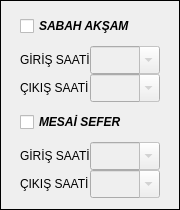
             <widget class="QFrame" name="frame_mesai1">
              <property name="sizePolicy">
               <sizepolicy hsizetype="Fixed" vsizetype="Fixed">
                <horstretch>0</horstretch>
                <verstretch>0</verstretch>
               </sizepolicy>
              </property>
              <property name="minimumSize">
               <size>
                <width>180</width>
                <height>90</height>
               </size>
              </property>
              <property name="maximumSize">
               <size>
                <width>160</width>
                <height>16777215</height>
               </size>
              </property>
              <property name="frameShape">
               <enum>QFrame::Shape::Box</enum>
              </property>
              <property name="frameShadow">
               <enum>QFrame::Shadow::Plain</enum>
              </property>
              <layout class="QGridLayout" name="gridLayout_7">
               <item row="0" column="0">
                <widget class="QCheckBox" name="chk_mesai1">
                 <property name="minimumSize">
                  <size>
                   <width>130</width>
                   <height>28</height>
                  </size>
                 </property>
                 <property name="maximumSize">
                  <size>
                   <width>130</width>
                   <height>28</height>
                  </size>
                 </property>
                 <property name="font">
                  <font>
                   <family>MS Sans Serif</family>
                   <pointsize>9</pointsize>
                   <italic>true</italic>
                   <bold>true</bold>
                  </font>
                 </property>
                 
                 <property name="text">
                  <string>SABAH AKŞAM</string>
                 </property>
                </widget>
               </item>
               <item row="1" column="0">
                <layout class="QGridLayout" name="gridLayout_5">
                 <property name="spacing">
                  <number>0</number>
                 </property>
                 <item row="0" column="0">
                  <widget class="QLabel" name="lbl_giris4">
                   <property name="sizePolicy">
                    <sizepolicy hsizetype="Fixed" vsizetype="Fixed">
                     <horstretch>0</horstretch>
                     <verstretch>0</verstretch>
                    </sizepolicy>
                   </property>
                   <property name="minimumSize">
                    <size>
                     <width>70</width>
                     <height>28</height>
                    </size>
                   </property>
                   <property name="maximumSize">
                    <size>
                     <width>70</width>
                     <height>28</height>
                    </size>
                   </property>
                   <property name="text">
                    <string>GİRİŞ SAATİ</string>
                   </property>
                  </widget>
                 </item>
                 <item row="0" column="1">
                  <widget class="QComboBox" name="cmb_mesai1_g">
                   <property name="enabled">
                    <bool>false</bool>
                   </property>
                   <property name="sizePolicy">
                    <sizepolicy hsizetype="Fixed" vsizetype="Fixed">
                     <horstretch>0</horstretch>
                     <verstretch>0</verstretch>
                    </sizepolicy>
                   </property>
                   <property name="minimumSize">
                    <size>
                     <width>70</width>
                     <height>28</height>
                    </size>
                   </property>
                   <property name="maximumSize">
                    <size>
                     <width>70</width>
                     <height>28</height>
                    </size>
                   </property>
                   <property name="font">
                    <font>
                     <stylestrategy>PreferDefault</stylestrategy>
                    </font>
                   </property>
                   <property name="focusPolicy">
                    <enum>Qt::FocusPolicy::WheelFocus</enum>
                   </property>
                   <property name="contextMenuPolicy">
                    <enum>Qt::ContextMenuPolicy::DefaultContextMenu</enum>
                   </property>
                   <property name="acceptDrops">
                    <bool>false</bool>
                   </property>
                   <property name="toolTipDuration">
                    <number>-1</number>
                   </property>
                   
                   <property name="editable">
                    <bool>true</bool>
                   </property>
                   <property name="labelDrawingMode">
                    <enum>QComboBox::LabelDrawingMode::UseStyle</enum>
                   </property>
                   <item>
                    <property name="text">
                     <string/>
                    </property>
                   </item>
                   <item>
                    <property name="text">
                     <string>08:00</string>
                    </property>
                   </item>
                   <item>
                    <property name="text">
                     <string>16:00</string>
                    </property>
                   </item>
                   <item>
                    <property name="text">
                     <string>00:00</string>
                    </property>
                   </item>
                  </widget>
                 </item>
                 <item row="1" column="0">
                  <widget class="QLabel" name="lbl_cikis4">
                   <property name="sizePolicy">
                    <sizepolicy hsizetype="Fixed" vsizetype="Fixed">
                     <horstretch>0</horstretch>
                     <verstretch>0</verstretch>
                    </sizepolicy>
                   </property>
                   <property name="minimumSize">
                    <size>
                     <width>70</width>
                     <height>28</height>
                    </size>
                   </property>
                   <property name="maximumSize">
                    <size>
                     <width>70</width>
                     <height>28</height>
                    </size>
                   </property>
                   <property name="text">
                    <string>ÇIKIŞ SAATİ</string>
                   </property>
                  </widget>
                 </item>
                 <item row="1" column="1">
                  <widget class="QComboBox" name="cmb_mesai1_c">
                   <property name="enabled">
                    <bool>false</bool>
                   </property>
                   <property name="sizePolicy">
                    <sizepolicy hsizetype="Fixed" vsizetype="Fixed">
                     <horstretch>0</horstretch>
                     <verstretch>0</verstretch>
                    </sizepolicy>
                   </property>
                   <property name="minimumSize">
                    <size>
                     <width>70</width>
                     <height>28</height>
                    </size>
                   </property>
                   <property name="maximumSize">
                    <size>
                     <width>70</width>
                     <height>28</height>
                    </size>
                   </property>
                   
                   <property name="editable">
                    <bool>true</bool>
                   </property>
                   <item>
                    <property name="text">
                     <string/>
                    </property>
                   </item>
                   <item>
                    <property name="text">
                     <string>08:15</string>
                    </property>
                   </item>
                   <item>
                    <property name="text">
                     <string>16:15</string>
                    </property>
                   </item>
                   <item>
                    <property name="text">
                     <string>00:15</string>
                    </property>
                   </item>
                  </widget>
                 </item>
                </layout>
               </item>
               <item row="2" column="0">
                <widget class="QCheckBox" name="chk_mesai2">
                 <property name="minimumSize">
                  <size>
                   <width>130</width>
                   <height>28</height>
                  </size>
                 </property>
                 <property name="maximumSize">
                  <size>
                   <width>130</width>
                   <height>28</height>
                  </size>
                 </property>
                 <property name="font">
                  <font>
                   <family>MS Sans Serif</family>
                   <pointsize>9</pointsize>
                   <italic>true</italic>
                   <bold>true</bold>
                  </font>
                 </property>
                 
                 <property name="text">
                  <string>MESAİ SEFER</string>
                 </property>
                </widget>
               </item>
               <item row="3" column="0">
                <layout class="QGridLayout" name="gridLayout_6">
                 <property name="spacing">
                  <number>0</number>
                 </property>
                 <item row="0" column="0">
                  <widget class="QLabel" name="lbl_giris5">
                   <property name="sizePolicy">
                    <sizepolicy hsizetype="Fixed" vsizetype="Fixed">
                     <horstretch>0</horstretch>
                     <verstretch>0</verstretch>
                    </sizepolicy>
                   </property>
                   <property name="minimumSize">
                    <size>
                     <width>70</width>
                     <height>28</height>
                    </size>
                   </property>
                   <property name="maximumSize">
                    <size>
                     <width>70</width>
                     <height>28</height>
                    </size>
                   </property>
                   <property name="text">
                    <string>GİRİŞ SAATİ</string>
                   </property>
                  </widget>
                 </item>
                 <item row="0" column="1">
                  <widget class="QComboBox" name="cmb_mesai2_g">
                   <property name="enabled">
                    <bool>false</bool>
                   </property>
                   <property name="sizePolicy">
                    <sizepolicy hsizetype="Fixed" vsizetype="Fixed">
                     <horstretch>0</horstretch>
                     <verstretch>0</verstretch>
                    </sizepolicy>
                   </property>
                   <property name="minimumSize">
                    <size>
                     <width>70</width>
                     <height>28</height>
                    </size>
                   </property>
                   <property name="maximumSize">
                    <size>
                     <width>70</width>
                     <height>28</height>
                    </size>
                   </property>
                   <property name="font">
                    <font>
                     <stylestrategy>PreferDefault</stylestrategy>
                    </font>
                   </property>
                   <property name="focusPolicy">
                    <enum>Qt::FocusPolicy::WheelFocus</enum>
                   </property>
                   <property name="contextMenuPolicy">
                    <enum>Qt::ContextMenuPolicy::DefaultContextMenu</enum>
                   </property>
                   <property name="acceptDrops">
                    <bool>false</bool>
                   </property>
                   <property name="toolTipDuration">
                    <number>-1</number>
                   </property>
                   
                   <property name="editable">
                    <bool>true</bool>
                   </property>
                   <property name="labelDrawingMode">
                    <enum>QComboBox::LabelDrawingMode::UseStyle</enum>
                   </property>
                   <item>
                    <property name="text">
                     <string/>
                    </property>
                   </item>
                   <item>
                    <property name="text">
                     <string>08:00</string>
                    </property>
                   </item>
                   <item>
                    <property name="text">
                     <string>16:00</string>
                    </property>
                   </item>
                   <item>
                    <property name="text">
                     <string>00:00</string>
                    </property>
                   </item>
                  </widget>
                 </item>
                 <item row="1" column="0">
                  <widget class="QLabel" name="lbl_cikis5">
                   <property name="sizePolicy">
                    <sizepolicy hsizetype="Fixed" vsizetype="Fixed">
                     <horstretch>0</horstretch>
                     <verstretch>0</verstretch>
                    </sizepolicy>
                   </property>
                   <property name="minimumSize">
                    <size>
                     <width>70</width>
                     <height>28</height>
                    </size>
                   </property>
                   <property name="maximumSize">
                    <size>
                     <width>70</width>
                     <height>28</height>
                    </size>
                   </property>
                   <property name="text">
                    <string>ÇIKIŞ SAATİ</string>
                   </property>
                  </widget>
                 </item>
                 <item row="1" column="1">
                  <widget class="QComboBox" name="cmb_mesai2_c">
                   <property name="enabled">
                    <bool>false</bool>
                   </property>
                   <property name="sizePolicy">
                    <sizepolicy hsizetype="Fixed" vsizetype="Fixed">
                     <horstretch>0</horstretch>
                     <verstretch>0</verstretch>
                    </sizepolicy>
                   </property>
                   <property name="minimumSize">
                    <size>
                     <width>70</width>
                     <height>28</height>
                    </size>
                   </property>
                   <property name="maximumSize">
                    <size>
                     <width>70</width>
                     <height>28</height>
                    </size>
                   </property>
                   
                   <property name="editable">
                    <bool>true</bool>
                   </property>
                   <item>
                    <property name="text">
                     <string/>
                    </property>
                   </item>
                   <item>
                    <property name="text">
                     <string>08:15</string>
                    </property>
                   </item>
                   <item>
                    <property name="text">
                     <string>16:15</string>
                    </property>
                   </item>
                   <item>
                    <property name="text">
                     <string>00:15</string>
                    </property>
                   </item>
                  </widget>
                 </item>
                </layout>
               </item>
              </layout>
             </widget>
